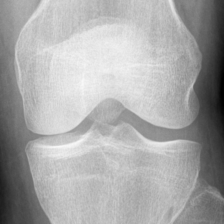
#> input picture data/raw/test/0/9003175L.png, 224 x 224 px
$ python -i bilateral.py   (imports and definitions only)
#> lines starting #> are read from the running program, lines starting #| are printed output that depends on the picture
### src/kneevision/data/joint_window.py
"""Joint-sized crop windows for wide-field knee radiographs.

The classifiers are trained on tight crops where the joint line fills the frame (224x224).
A clinical AP radiograph crop that spans femoral shaft to tibial shaft shrinks the joint
space and osteophytes to a few pixels once resized, and the predicted grade then depends
on crop scale and contrast rather than anatomy. This module cuts square windows around
the joint at several scales, normalises contrast, and reports whether the scales agree.

It does not find the joint automatically (a simple profile detector was tried and was
worse than a fixed height), so the joint height is a parameter the UI exposes.
"""
from __future__ import annotations

from dataclasses import dataclass
from typing import Callable, Sequence

import numpy as np
from PIL import Image, ImageOps

DEFAULT_JOINT_Y = 0.50
# Window side as a fraction of the half-image (single knee) width. Wide enough to keep the
# femoral condyles and tibial plateau, tight enough that the joint space stays visible.
DEFAULT_SCALES = (0.40, 0.55, 0.70)


def window_box(width: int, height: int, joint_y_frac: float = DEFAULT_JOINT_Y,
               frac: float = 0.55) -> tuple[int, int, int, int]:
    """Square window (x1, y1, x2, y2) centred horizontally and on `joint_y_frac` vertically.

    The window is shifted, never shrunk, to stay inside the image; its side is capped at
    the shorter image dimension.
    """
    side = max(32, min(int(round(frac * width)), width, height))
    cx, cy = width // 2, int(round(joint_y_frac * height))
    x1 = min(max(0, cx - side // 2), width - side)
    y1 = min(max(0, cy - side // 2), height - side)
    return x1, y1, x1 + side, y1 + side


def enhance_contrast(image: Image.Image, cutoff: float = 1.0) -> Image.Image:
    """Stretch the grey-level histogram (clipping `cutoff`% at each end); returns RGB."""
    return ImageOps.autocontrast(image.convert("L"), cutoff=cutoff).convert("RGB")


# [8 lines left out: function knee_windows, not called in this run]


@dataclass
class ScaleReport:
    probs: np.ndarray            # mean class probabilities over scales
    per_scale_pred: list[int]    # argmax at each scale
    spread: int                  # max - min predicted grade across scales
    scale_sensitive: bool        # True when the answer depends on crop scale

    @property
    def pred(self) -> int:
        return int(self.probs.argmax())

    @property
    def confidence(self) -> float:
        return float(self.probs.max())


# [15 lines left out: function multiscale_report, not called in this run]

### src/kneevision/data/bilateral.py
"""Bilateral Knee Radiograph Detection and Anatomical Joint Extraction.

Handles clinical AP (anteroposterior) standing radiographs containing both knees
in a single image (bilateral views), splitting them into anatomical Right (R)
and Left (L) knee crops for per-joint Kellgren-Lawrence grading.
"""

from __future__ import annotations

from typing import Any
import numpy as np
from PIL import Image, ImageDraw, ImageFont

from kneevision.data.joint_window import DEFAULT_JOINT_Y, window_box


def detect_bilateral_radiograph(image: Image.Image) -> tuple[bool, float, dict[str, Any]]:
    """Detect if an input radiograph contains both knee joints (bilateral AP view).

    Uses geometric aspect ratio and horizontal bone density profile analysis.

    Returns:
        is_bilateral: True if image is likely a bilateral radiograph.
        confidence: Confidence score in [0.0, 1.0].
        details: Dict containing detected split column, aspect ratio, banner bounds, etc.
    """
    img_rgb = image.convert("RGB")
    w, h = img_rgb.size
    aspect = w / h

    gray = np.array(img_rgb.convert("L"), dtype=np.float32)

    # 1. Detect bottom annotation/metadata banner (e.g., patient name, clinic info)
    bottom_cut = h
    bottom_band = gray[int(h * 0.82):, :]
    if bottom_band.size > 0:
        row_means = bottom_band.mean(axis=1)
        # Check for very dark background banner with text
        if row_means[-1] < 35 and np.any(row_means > 40):
            banner_rows = np.where(row_means < 30)[0]
            if len(banner_rows) > 0:
                bottom_cut = int(h * 0.82) + int(banner_rows[0])

    # 2. Analyze horizontal brightness profile in central 40%-60%
    mid_y1 = int(h * 0.20)
    mid_y2 = int(bottom_cut * 0.80)
    mid_band = gray[mid_y1:mid_y2, :]

    col_means = mid_band.mean(axis=0)

    center_start = int(w * 0.35)
    center_end = int(w * 0.65)
    if center_end > center_start:
        valley_idx = int(np.argmin(col_means[center_start:center_end]))
        split_col = center_start + valley_idx
        center_min_val = float(col_means[split_col])
        max_val = float(np.max(col_means)) + 1e-6
        valley_ratio = center_min_val / max_val
    else:
        split_col = w // 2
        valley_ratio = 1.0

    # Bilateral heuristics:
    # 1. Wide aspect ratio: bilateral AP standing views typically have aspect ratio >= 1.10
    # 2. Central valley dip between legs: valley_ratio is low (< 0.75) due to air/soft tissue gap
    is_wide = aspect >= 1.10
    has_valley = valley_ratio <= 0.75

    # Confidence calculation
    conf = 0.0
    if is_wide:
        conf += 0.45 * min(1.0, (aspect - 1.0) / 0.4)
    if has_valley:
        conf += 0.55 * (1.0 - valley_ratio)

    is_bilateral = bool(is_wide and has_valley and conf >= 0.45)

    details = {
        "aspect_ratio": round(aspect, 3),
        "split_col": split_col,
        "split_ratio": round(split_col / w, 3),
        "valley_ratio": round(valley_ratio, 3),
        "bottom_cut": bottom_cut,
        "confidence": round(min(1.0, conf), 3),
    }

    return is_bilateral, min(1.0, conf), details


def extract_bilateral_knees(
    image: Image.Image,
    split_ratio: float | None = None,
    joint_focus: bool = True,
    margin_trim: float = 0.04,
    joint_y_frac: float = DEFAULT_JOINT_Y,
    window_frac: float = 0.55,
) -> tuple[Image.Image, Image.Image, Image.Image]:
    """Extract Right (patient R = image left) and Left (patient L = image right) knee crops.

    Args:
        image: Original radiograph PIL Image.
        split_ratio: Fractional split position in [0.3, 0.7]. If None, auto-detected.
        joint_focus: If True, returns a joint-sized square window (window_frac x half-width) centred
            at joint_y_frac of the crop height, instead of the whole knee.
        margin_trim: Fraction of top margin to trim (to avoid R/L markers interfering).

    Returns:
        right_knee: PIL Image of patient's Right Knee (R).
        left_knee: PIL Image of patient's Left Knee (L).
        annotated_image: Full image with marked bounding boxes and R / L labels.
    """
    img_rgb = image.convert("RGB")
    w, h = img_rgb.size

    _, _, details = detect_bilateral_radiograph(img_rgb)
    bottom_cut = details.get("bottom_cut", h)

    if split_ratio is None:
        split_col = details.get("split_col", w // 2)
    else:
        split_col = int(w * split_ratio)

    split_col = max(int(w * 0.3), min(int(w * 0.7), split_col))

    top_cut = int(h * margin_trim)

    # Initial crops
    right_raw = img_rgb.crop((0, top_cut, split_col, bottom_cut))
    left_raw = img_rgb.crop((split_col, top_cut, w, bottom_cut))

    rw, rh = right_raw.size
    lw, lh = left_raw.size
    if joint_focus:
        # Joint-sized square window (not the whole knee): matches the tight crops the
        # models were trained on. See kneevision.data.joint_window.
        rb = window_box(rw, rh, joint_y_frac, window_frac)
        lb = window_box(lw, lh, joint_y_frac, window_frac)
        right_knee, left_knee = right_raw.crop(rb), left_raw.crop(lb)
        r_box = (rb[0], top_cut + rb[1], rb[2], top_cut + rb[3])
        l_box = (split_col + lb[0], top_cut + lb[1], split_col + lb[2], top_cut + lb[3])
    else:
        right_knee = right_raw
        left_knee = left_raw
        r_box = (0, top_cut, split_col, bottom_cut)
        l_box = (split_col, top_cut, w, bottom_cut)

    # Create annotated overview image
    annotated = img_rgb.copy()
    draw = ImageDraw.Draw(annotated)

    # Draw boxes
    color_r = (56, 189, 248)  # Cyan
    color_l = (168, 85, 247)  # Purple
    line_w = max(2, int(w * 0.004))

    draw.rectangle(r_box, outline=color_r, width=line_w)
    draw.rectangle(l_box, outline=color_l, width=line_w)

    # Split line
    draw.line([(split_col, 0), (split_col, h)], fill=(234, 179, 8, 180), width=max(1, line_w - 1))

    # Add text labels on the annotated image
    try:
        font = ImageFont.load_default()
    except Exception:
        font = None

    draw.text((r_box[0] + 15, r_box[1] + 15), "RIGHT KNEE (R)", fill=color_r, font=font)
    draw.text((l_box[0] + 15, l_box[1] + 15), "LEFT KNEE (L)", fill=color_l, font=font)

    return right_knee, left_knee, annotated


# [64 lines left out: functions detect_knee_prosthesis, split_bilateral_halves, not called in this run]

>>> from PIL import Image
>>> picture = Image.open('../../../data/raw/test/0/9003175L.png')
#> picture is the input picture: PIL image 224x224 L; min 1, max 248, mean 167.8
>>> result = extract_bilateral_knees(picture)
#> in detect_bilateral_radiograph, `bottom_band = gray[int(h * 0.82):, :]`:
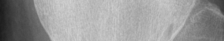
#> bottom_band: shape (41, 224) float32; min 26, max 208, mean 152.6
#> in detect_bilateral_radiograph, `row_means = bottom_band.mean(axis=1)`: row_means = 41 values, max 156.8 at index 5, min 147.6 at index 40, mean 152.6
#> in detect_bilateral_radiograph, `mid_band = gray[mid_y1:mid_y2, :]`:
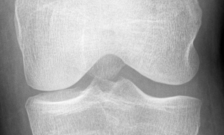
#> mid_band: shape (135, 224) float32; min 1, max 248, mean 170.4
#> in detect_bilateral_radiograph, `col_means = mid_band.mean(axis=0)`: col_means = 224 values, max 219.5 at index 64, min 23.54 at index 223, mean 170.4
#> in detect_bilateral_radiograph, `valley_idx = int(np.argmin(col_means[center_start:center_end]))`: valley_idx = 66
#> in detect_bilateral_radiograph, `split_col = center_start + valley_idx`: split_col = 144
#> in detect_bilateral_radiograph, `center_min_val = float(col_means[split_col])`: center_min_val = 197.9
#> in detect_bilateral_radiograph, `max_val = float(np.max(col_means)) + 1e-6`: max_val = 219.5
#> in detect_bilateral_radiograph, `valley_ratio = center_min_val / max_val`: valley_ratio = 0.902
#> in detect_bilateral_radiograph, `has_valley = valley_ratio <= 0.75`: has_valley = False
#> in detect_bilateral_radiograph, `details = { "aspect_ratio": round(aspect, 3), "split_col": split_col, ..`: details = {'aspect_ratio': 1, 'split_col': 144, 'split_ratio': 0.643, 'valley_ratio': 0.902, 'bottom_cut': 224, 'confidence': 0}
#> in extract_bilateral_knees, `bottom_cut = details.get("bottom_cut", h)`: bottom_cut = 224
#> in extract_bilateral_knees, `split_col = details.get("split_col", w // 2)`: split_col = 144
#> in extract_bilateral_knees, `right_raw = img_rgb.crop((0, top_cut, split_col, bottom_cut))`:
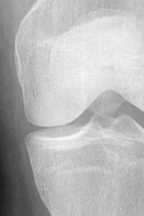
#> right_raw: PIL image 144x216 RGB; min 26, max 248, mean 182.6
#> in extract_bilateral_knees, `left_raw = img_rgb.crop((split_col, top_cut, w, bottom_cut))`:
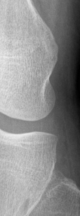
#> left_raw: PIL image 80x216 RGB; min 1, max 235, mean 141
#> in extract_bilateral_knees, `right_knee, left_knee = right_raw.crop(rb), left_raw.crop(lb)`:
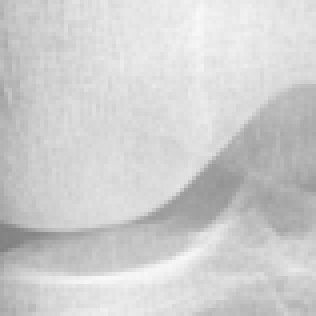
#> right_knee: PIL image 79x79 RGB (shown 4 times larger); min 129, max 248, mean 206.9
#> in extract_bilateral_knees, `right_knee, left_knee = right_raw.crop(rb), left_raw.crop(lb)`:
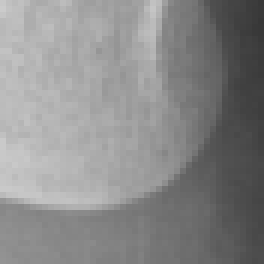
#> left_knee: PIL image 44x44 RGB (shown 6 times larger); min 55, max 203, mean 137.7
#> in extract_bilateral_knees, `l_box = (split_col + lb[0], top_cut + lb[1], split_col + lb[2], top_cu..`: l_box = (162, 94, 206, 138)

$ run again, on data/raw/test/0/9006407L.png
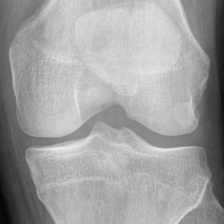
#> input picture data/raw/test/0/9006407L.png, 224 x 224 px
#> picture is the input picture: PIL image 224x224 L; min 4, max 239, mean 160.1
#> row_means = 41 values, max 150.7 at index 0, min 142.9 at index 32, mean 145.9
#> in detect_bilateral_radiograph, `mid_band = gray[mid_y1:mid_y2, :]`:
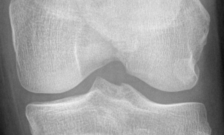
#> mid_band: shape (135, 224) float32; min 14, max 239, mean 161.2
#> col_means = 224 values, max 199.2 at index 75, min 28.13 at index 223, mean 161.2
#> valley_idx = 36
#> in detect_bilateral_radiograph, `split_col = center_start + valley_idx`: split_col = 114
#> center_min_val = 181.6
#> max_val = 199.2
#> valley_ratio = 0.912
#> has_valley = False
#> in detect_bilateral_radiograph, `details = { "aspect_ratio": round(aspect, 3), "split_col": split_col, ..`: details = {'aspect_ratio': 1, 'split_col': 114, 'split_ratio': 0.509, 'valley_ratio': 0.912, 'bottom_cut': 224, 'confidence': 0}
#> in extract_bilateral_knees, `bottom_cut = details.get("bottom_cut", h)`: bottom_cut = 224
#> in extract_bilateral_knees, `split_col = details.get("split_col", w // 2)`: split_col = 114
#> in extract_bilateral_knees, `right_knee, left_knee = right_raw.crop(rb), left_raw.crop(lb)`:
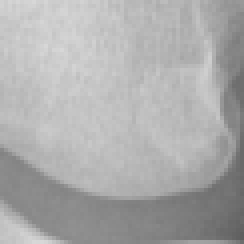
#> left_knee: PIL image 61x61 RGB (shown 4 times larger); min 94, max 215, mean 171.9
#> l_box = (139, 86, 200, 147)

$ run again, on data/raw/test/0/9035779L.png
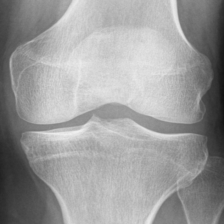
#> input picture data/raw/test/0/9035779L.png, 224 x 224 px
#> picture is the input picture: PIL image 224x224 L; min 17, max 240, mean 155.3
#> row_means = 41 values, max 144 at index 40, min 139 at index 17, mean 140.9
#> in detect_bilateral_radiograph, `mid_band = gray[mid_y1:mid_y2, :]`:
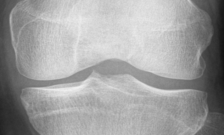
#> mid_band: shape (135, 224) float32; min 17, max 240, mean 159.3
#> col_means = 224 values, max 201 at index 75, min 32.77 at index 223, mean 159.3
#> valley_idx = 27
#> in detect_bilateral_radiograph, `split_col = center_start + valley_idx`: split_col = 105
#> center_min_val = 190
#> max_val = 201
#> valley_ratio = 0.945
#> has_valley = False
#> in detect_bilateral_radiograph, `details = { "aspect_ratio": round(aspect, 3), "split_col": split_col, ..`: details = {'aspect_ratio': 1, 'split_col': 105, 'split_ratio': 0.469, 'valley_ratio': 0.945, 'bottom_cut': 224, 'confidence': 0}
#> in extract_bilateral_knees, `bottom_cut = details.get("bottom_cut", h)`: bottom_cut = 224
#> in extract_bilateral_knees, `split_col = details.get("split_col", w // 2)`: split_col = 105
#> in extract_bilateral_knees, `right_knee, left_knee = right_raw.crop(rb), left_raw.crop(lb)`:
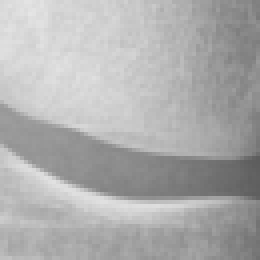
#> left_knee: PIL image 65x65 RGB (shown 4 times larger); min 93, max 229, mean 174.1
#> l_box = (132, 84, 197, 149)
